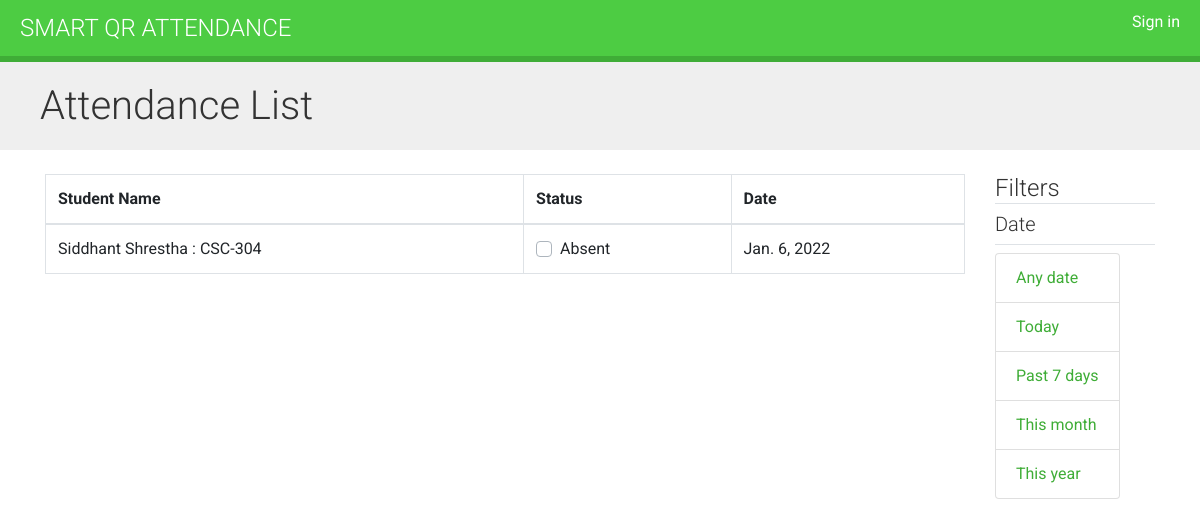
/1/1/student-detail/?date__gte=2022-01-06&date__lt=2022-01-07, run on the app's committed database.
### core/models.py (models this page shows)
class Attendance(models.Model):
    course = models.ForeignKey(Course, on_delete=models.CASCADE, related_name='attendances')
    student = models.ForeignKey(Student, on_delete=models.CASCADE)
    attendance_class = models.ForeignKey(AttendanceClass, on_delete=models.CASCADE, default=1)
    date = models.DateField(default='2021-12-30')
    status = models.BooleanField(default='True')
    def __str__(self):
        student_name = Student.objects.get(name=self.student)
        course_name = Course.objects.get(name=self.course)
        return '%s : %s' % (student_name.name, course_name.code)

class Student(models.Model):
    user = models.OneToOneField(User, on_delete=models.CASCADE, null=True)
    class_id = models.ForeignKey(Class, on_delete=models.CASCADE, default=1)
    roll_number = models.CharField(primary_key='True', max_length=100)
    name = models.CharField(max_length=200)
    sex = models.CharField(max_length=50, choices=sex_choice, default='Male')
    DOB = models.DateField(default='1990-01-01')
    def __str__(self):
        return self.name

class Course(models.Model):
    department = models.ForeignKey(Department, related_name='courses', on_delete=models.CASCADE)
    name = models.CharField(max_length=200)
    class_id = models.ForeignKey(Class, on_delete=models.CASCADE)
    teacher = models.ForeignKey(Teacher, on_delete=models.CASCADE, related_name='courses')
    students = models.ManyToManyField(Student, related_name='courses_joined', blank=True)
    code = models.CharField(max_length=50, unique=True)
    def __str__(self):
        return self.name

### core/views.py (the view)
# urls.py: path('<pk>/<course_id>/student-detail/', views.get_student_detail, name='get_student_detail')
def get_student_detail(request, pk,course_id):
    context = {}
    date__gte = request.GET.get('date__gte')
    date__lt = request.GET.get('date__lt')
    if date__lt is None or date__gte is None:
        queryset = Attendance.objects.filter(student_id=pk,course=course_id)
    else:
        queryset = Attendance.objects.filter(
            date__gte=date__gte,
            date__lte=date__lt,
            course=course_id,
            student_id=pk)
    context['object_list'] = queryset
    return render(request, 'courses/manage/attendance/student_attendance.html', context=context)

### core/templatetags/filters.py (called while the page is built)
@register.simple_tag
def yesterday():
    yest= date.today() + datetime.timedelta(days=1)
    return yest

@register.simple_tag
def past7():
    yest = date.today() - datetime.timedelta(days=7)
    return yest

@register.simple_tag
def month():
    yest = date.today() - datetime.timedelta(days=30)
    return yest

### core/templates/courses/manage/attendance/student_attendance.html (shortened to what this page needs)
{% extends "base.html" %}
{% load filters %}
{% block content %}
<h1>Attendance List</h1>
<div class="container mt-4">
  <div class="row">
    <div class="col-md-10">
      <table class="table table-bordered">
        <thead>
          <tr>
            <th scope="col">Student Name</th>
            <th scope="col">Status</th>
            <th scope="col">Date</th>
          </tr>
        </thead>
        <tbody>
          <tr>
            {% for stu in object_list %}
               <td>
                {{stu}}
            </td>
              <td>
                <div class="custom-control custom-checkbox">
                  {% if stu.status == True %}
                  <input type="checkbox" class="custom-control-input" onclick="return false;" id="customCheck1"
                         checked >
                  <label class="custom-control-label" for="customCheck1">Present</label>
                  {% else %}
                  <label class="custom-control-label" for="customCheck1">Absent</label>
                  {% endif %}
              </div>
            </td>
            <td>{{stu.date}}</td>
          </tr>
         {% endfor %}
        </tbody>
      </table>
    </div>
      <div class="col-md-2">
          <div class="border-bottom ">
              <h4 class="border-bottom">Filters</h4>
          <h5>Date</h5>
          </div>
        <ul class="list-group mt-2">
    <li class="selected list-group-item">
    <a href="?" title="Any date">Any date</a></li>
    <li class="list-group-item">
        {% now "Y-m-d" as todays_date %}
        {% yesterday as yesterdays_date %}
        {%past7 as past7_date %}
        {%month as month_date %}
    <a href="?date__gte={{todays_date}}&amp;date__lt={{yesterdays_date|date:'Y-m-d'}}" title="Today">Today</a></li>
    <li class="list-group-item">
    <a href="?date__gte={{past7_date|date:'Y-m-d'}}&amp;date__lt={{yesterdays_date|date:'Y-m-d'}}" title="Past 7 days">Past 7 days</a></li>
    <li class="list-group-item">
    <a href="?date__gte={{month_date|date:'Y-m-d'}}&amp;date__lt={{todays_date}}" title="This month">This month</a></li>
    <li class="list-group-item">
    <a href="?date__gte=2021-01-01&amp;date__lt=2022-01-01" title="This year">This year</a></li>
</ul>
    </div>
  </div>
</div>
{% endblock %}

### core/static/css/base.css (style rules this page uses)
body { margin:0; font-family:'Roboto', sans-serif; font-weight:400; color:#333; }
a { color:#3fad37; text-decoration:none; }
ul { float:left; }
h1, h2, h3, h4, h5, h6 { font-family:'Roboto', sans-serif; font-weight:300; }
h1 { background:#efefef; width:100%; overflow:auto; padding:20px 0 20px 40px; margin:0; }
label { float:left; clear:both; margin:0 0 8px 0; }

### data on the page
Attendance: student+course "Siddhant Shrestha : CSC-304", status "Absent", date "Jan. 6, 2022"
